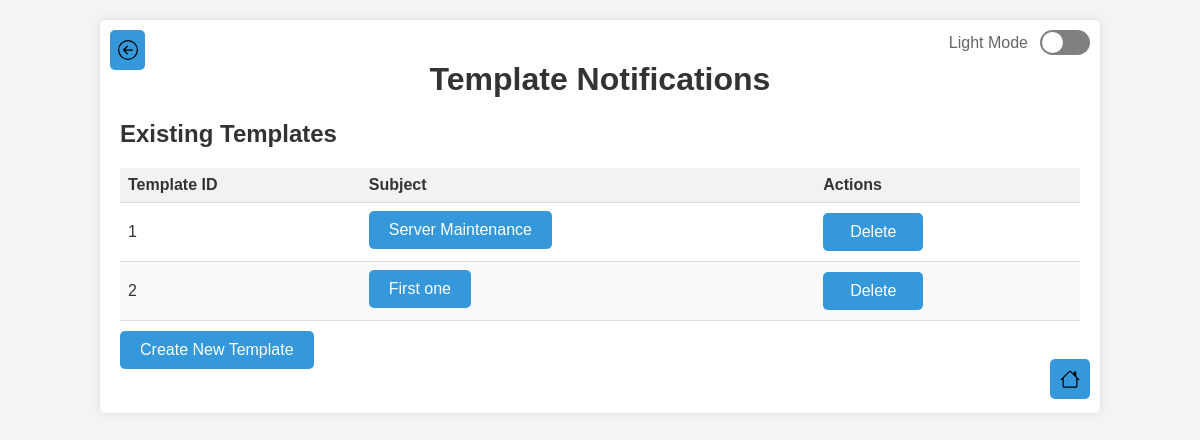
The page /template_notifications (signed in) on the database its author committed.
### tables this page shows
CREATE TABLE notification_templates (
            id INTEGER PRIMARY KEY AUTOINCREMENT,
            subject TEXT NOT NULL,
            message TEXT NOT NULL,
            enabled INTEGER DEFAULT 1 -- 1 for enabled, 0 for disabled
        );

### app.py (the view)
@app.route('/template_notifications')
@login_required
def template_notifications():
    if not current_user.is_admin_user():
        flash("You don't have permission to access this page.", 'error')
        return redirect(url_for('index'))
    conn = get_db_connection()
    cursor = conn.cursor()
    cursor.execute("SELECT * FROM notification_templates")
    templates = [dict(row) for row in cursor.fetchall()]
    conn.close()
    return render_template('template_notifications.html', templates=templates)

### app.py (called while the page is built)
def get_db_connection():
    conn = sqlite3.connect(app.config['DATABASE'])
    conn.row_factory = sqlite3.Row  # Return rows as dictionaries
    return conn

@login_manager.user_loader
def load_user(user_id):
    conn = get_db_connection()
    cursor = conn.cursor()
    cursor.execute("SELECT * FROM users WHERE id = ?", (user_id,))
    user_data = cursor.fetchone()
    conn.close()
    if user_data and user_data['is_active'] == 1:
        subscribed_to_notifications = user_data['subscribed_to_notifications'] if 'subscribed_to_notifications' in user_data.keys() else 1  # Default to 1 if not found
        user = User(id=user_data['id'], email=user_data['email'], password=user_data['password'], is_admin=user_data['is_admin'], is_active=user_data['is_active'], subscribed_to_notifications = subscribed_to_notifications)
        user.first_name = user_data['first_name']
        user.last_name = user_data['last_name']
        return user
    return None

    @property
    def is_active(self):
        return self._is_active

    def is_admin_user(self):
        return bool(self.is_admin)

### templates/template_notifications.html (shortened to what this page needs)
{% extends 'base.html' %}
{% block content %}
    <h1>Template Notifications</h1>
    <div class="admin-container">
        <h2>Existing Templates</h2>
        <table class="user-table">
            <thead>
                <tr>
                    <th>Template ID</th>
                    <th>Subject</th>
                    <th>Actions</th>
                </tr>
            </thead>
            <tbody>
                {% for template in templates %}
                    <tr>
                        <td data-label = "Template ID">{{ template.id }}</td>
                        <td data-label = "Subject"><a href="{{ url_for('edit_template', template_id=template.id) }}" class="standard-button template-notification-button">{{ template.subject }}</a></td>
                        <td data-label = "Actions">
                            <form action="{{ url_for('delete_template', template_id=template.id) }}" method="post" style="display: inline;">
                                <button type="submit" onclick="return confirm('Are you sure you want to delete this template?');" class="standard-button template-notification-button">Delete</button>
                            </form>
                        </td>
                    </tr>
                {% endfor %}
            </tbody>
        </table>
        <a href="{{ url_for('create_template') }}" class="standard-button template-notification-button create-template-margin">Create New Template</a>
        <br>
    </div>
{% endblock %}

### static/style.css (style rules this page uses)
body { font-family: sans-serif; background-color: #f4f4f4; color: #333; margin: 0; padding: 0; transition: background-color 0.3s, color 0.3s; }
h1 { text-align: center; color: #333; }
.standard-button { padding: 10px 20px !important; border-radius: 5px; text-decoration: none; display: inline-block; white-space: nowrap; color: #fff; background-color: #3498db; transition: background-color 0.3s; border: none; cursor: pointer; font-size: 16px !important; min-width: 100px; box-sizing: border-box; overflow: hidden; text-overflow: ellipsis; }
form button { background-color: #28a745; border: none; cursor: pointer; padding: 10px 20px !important; font-size: 16px !important; min-width: 100px; box-sizing: border-box; overflow: hidden; text-overflow: ellipsis; }
form button { background-color: #3498db; color: #fff; padding: 10px 20px; border: none; border-radius: 4px; cursor: pointer; }
.admin-container { min-height: 85px; position: relative; }
.template-notification-button { font-size: 16px !important; padding: 10px 20px !important; min-width: 100px; box-sizing: border-box; overflow: hidden; text-overflow: ellipsis; }
.user-table { width: 100%; border-collapse: collapse; margin-top: 20px; }
.user-table th, .user-table td { padding: 8px; text-align: left; border-bottom: 1px solid #ddd; }
.user-table th { background-color: #f2f2f2; }
.user-table tbody tr:nth-child(even) { background-color: #f9f9f9; }
.create-template-margin { margin-top: 10px; }
.admin-container { padding-bottom: 20px; position: relative; }

### rows shown on the page
notification_templates: id "1", subject "Server Maintenance"
notification_templates: id "2", subject "First one"
